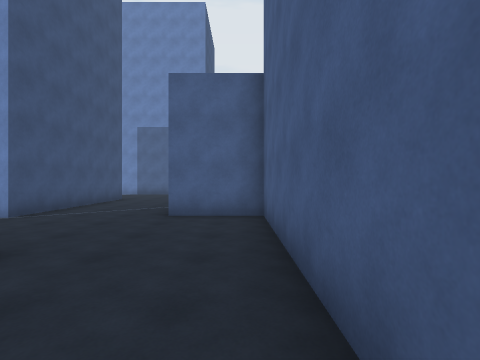
[1] (above)

17 first-person views from a walk through a 3-D level made in the Unity game engine. The camera is 1.5 m above the floor, looks level and sees 85° across. The floor is counted in squares, 2 m on a side. Each view is taken from the middle of a square. On the plan, view 1 faces up. The plan holds only what a view shows up to about 9 squares ahead; the rest is blank. The place goes on beyond the plan.

[2]
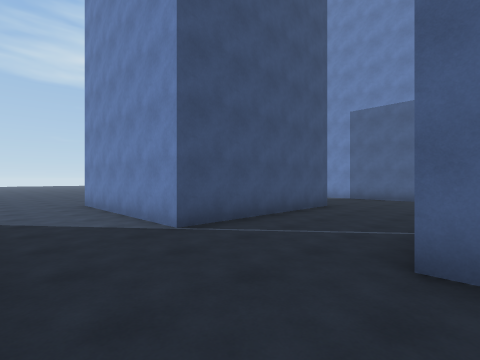

[3]
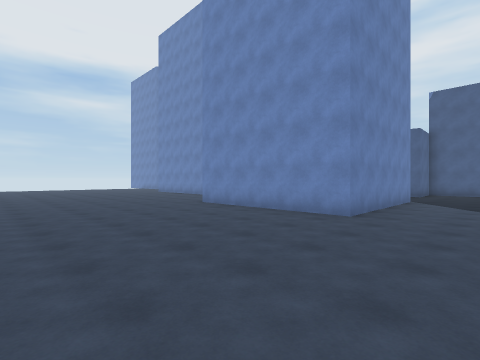

[4]
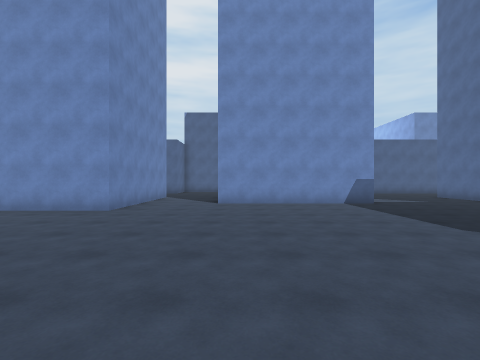

[5]
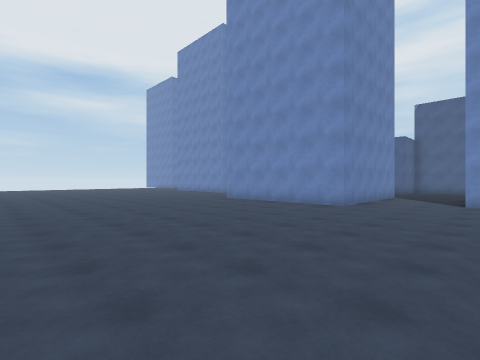

[6]
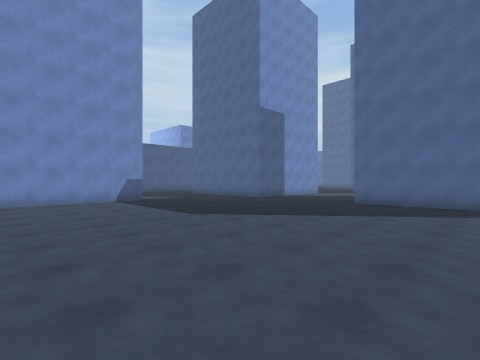

[7]
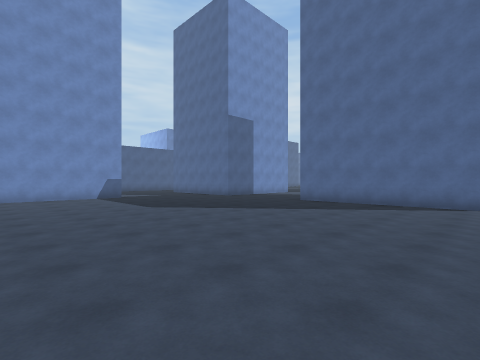

[8]
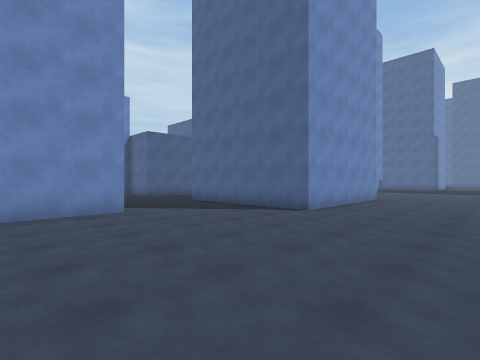

[9]
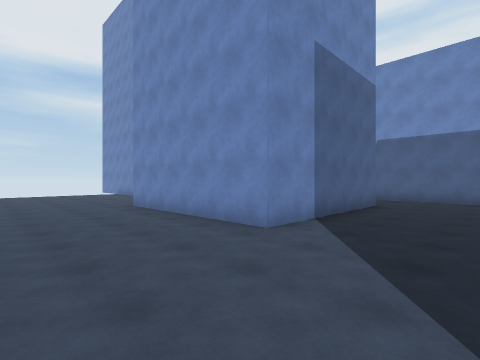

[10]
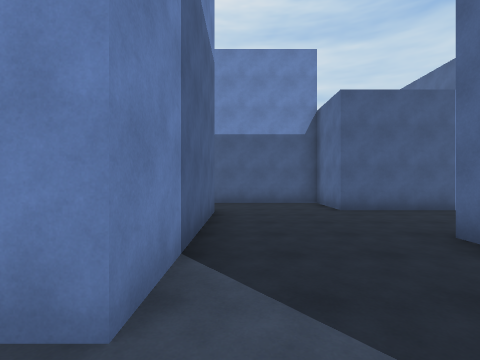

[11]
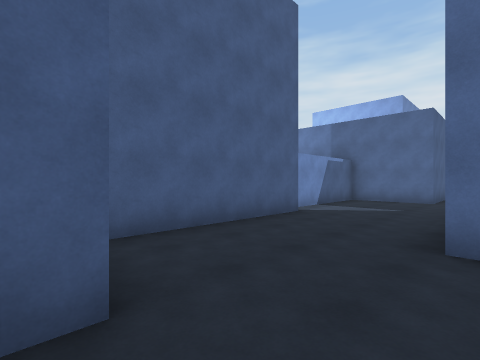

[12]
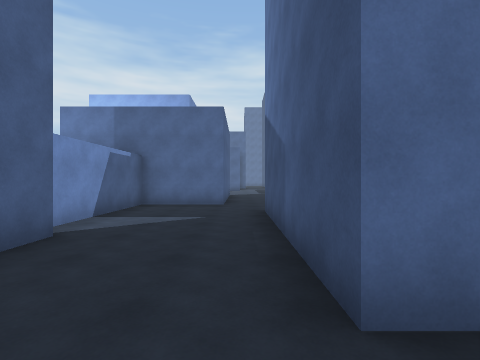

[13]
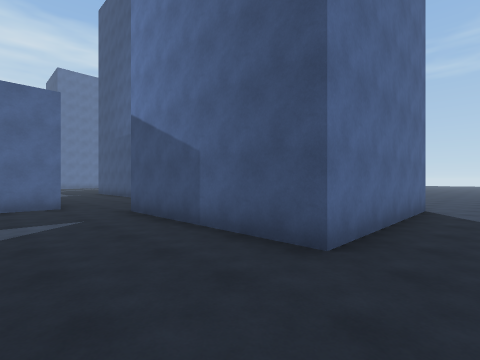

[14]
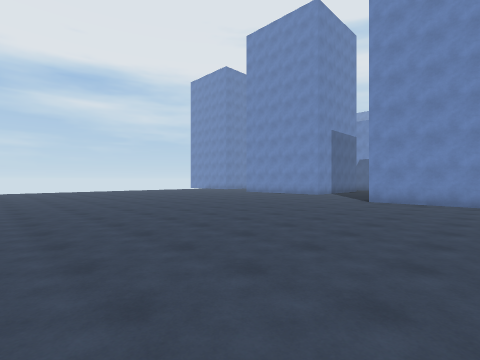

[15]
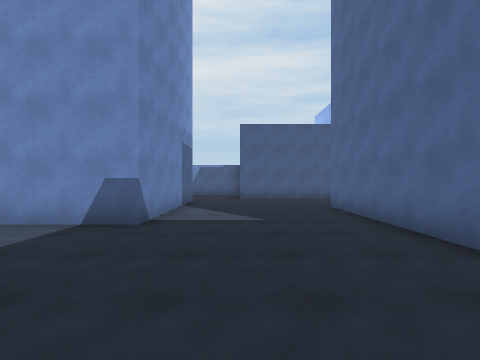

[16]
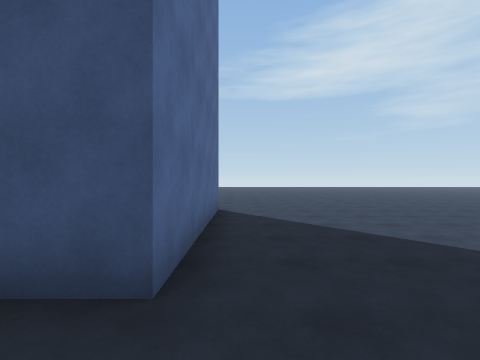

[17]
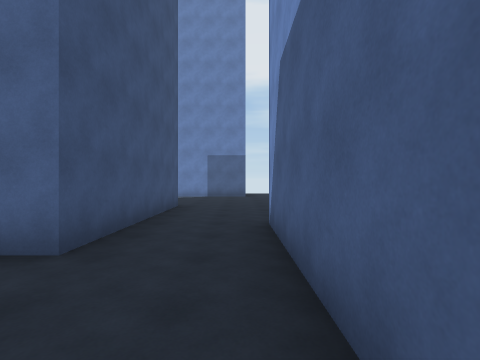

### Floor plan
Points are (right, up) in squares from view 1. A wall is a line through its corners. A room is listed if a view was taken in it or the views show most of it. See-through windows are left out.
Room 1 (views 1, 2, 3, 4, 5, 6, 7, 8, 9, 10, 11, 12, 13, 14, 15, 16, 17)
walls: (-9.6, 5.2) (-9.6, 10.2) (-4.6, 10.2) (-4.6, 5.2) (-9.6, 5.2); (-1.5, 7.6) (-1.5, 10.5) (0.5, 10.5) (0.5, 15.5); (-3, -2.3) (-7.6, -2.3) (-7.6, 2.7) (-2.6, 2.7) (-2.6, -2.4); (-9.2, -6.6) (-4.6, -6.6); (0.5, 0.4) (0.5, 5.5) (-1.5, 5.5) (-1.5, 6); (-18.6, -6.6) (-13.6, -6.6) (-13.6, -7.6); (-1.5, -5.2) (-1.5, -4) (1, -4) (1, -0.1); (-1.8, 15.5) (-1.8, 13.6) (-6.8, 13.6) (-6.8, 16.5)
ways out: opening at (-0.5, 14.5)

Positions as (right, up) in squares from view 1, and headings:
1: (0, 0), facing up
2: (-1, 3), facing up-left
3: (-15, 3), facing up-right
4: (-16, 2), facing right
5: (-17, 2), facing up-right
6: (-17, 2), facing down-right
7: (-19, 2), facing down-right
8: (-13, 16), facing down-right
9: (-10, 11), facing up-right
10: (-8, 13), facing right
11: (-3, 6), facing down-right
12: (-2, 4), facing down
13: (0, 4), facing down-left
14: (-19, 7), facing up-right
15: (-12, -4), facing right
16: (-12, -6), facing left
17: (0, 11), facing up
